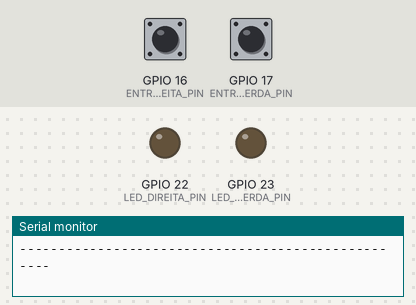
The sketch below on a simulated ESP32. Shown: output pins drawn as LEDs (lit = HIGH), the last lines printed to the serial monitor. Dashed ring = blinking. Inputs (shaded band) come from the test bench; at power-on: GPIO 16 (ENTRADA_DIREITA_PIN) HIGH, GPIO 17 (ENTRADA_ESQUERDA_PIN) HIGH.

Above: at 1.2 s.
1.3 s: GPIO 16 (ENTRADA_DIREITA_PIN) pulled LOW for 1 s
At 1.52 s:
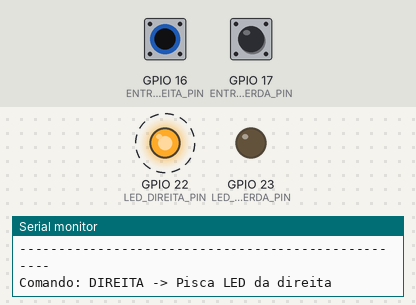
4.3 s: GPIO 17 (ENTRADA_ESQUERDA_PIN) pulled LOW for 3.2 s
At 4.47 s:
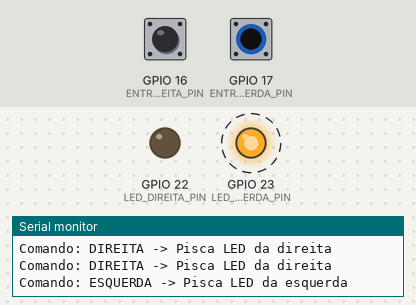
9.0 s: GPIO 16 (ENTRADA_DIREITA_PIN) pulled LOW for 3.2 s
At 13.1 s:
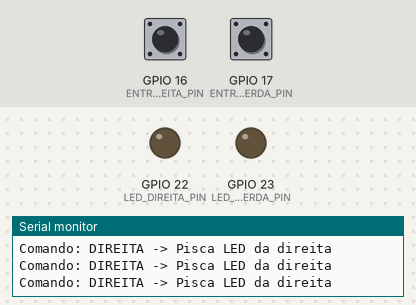
Timing chart, 0 to 14.6 s (numbered marks = the images above; inputs shaded):
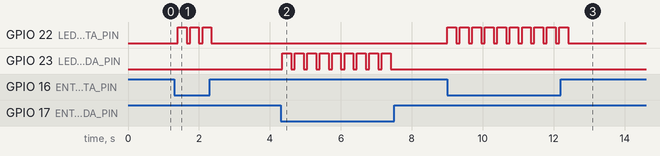

Measured:
- after the input at 1.3 s, GPIO 22 (LED_DIREITA_PIN): alternates HIGH for 0.25 s and LOW for 0.10 s, 6 changes in all, then stays LOW, starting after 0.10 s
- after the input at 4.3 s, GPIO 23 (LED_ESQUERDA_PIN): alternates HIGH for 0.25 s and LOW for 0.10 s, 18 changes in all, then stays LOW, starting after 0.05 s
- after the input at 9.0 s, GPIO 22 (LED_DIREITA_PIN): alternates HIGH for 0.25 s and LOW for 0.10 s, 20 changes in all, then stays LOW, starting at once

The sketch:

test_robot_rotation.ino
```cpp
/**
 * @file test_led_directional_safe.ino
 * @brief Código de teste para LEDs direcionais, com pinos seguros para ESP32.
 *
 * Objetivo: Este código serve para testar o acionamento de dois LEDs
 * que indicam a direção de movimento de um robô (Esquerda e Direita).
 * Ele foi revisado para usar pinos (GPIOs) que são seguros para uso geral no ESP32,
 * evitando problemas durante a inicialização do microcontrolador.
 *
 * Como funciona:
 * - Usamos pinos de entrada com resistores de PULL-UP internos. Isso significa que o pino já está em nível lógico ALTO (HIGH). Para ativá-lo, você deve conectá-lo ao GND (Terra).
 * - Se o pino de entrada para "direita" for conectado ao GND, o LED da direita piscará.
 * - Se o pino de entrada para "esquerda" for conectado ao GND, o LED da esquerda piscará.
 * - Se nenhum dos pinos de entrada for aterrado, ambos os LEDs permanecerão apagados.
 *
 * Montagem do circuito:
 * - Conecte um LED ao pino `LED_DIREITA_PIN`. O lado maior do LED (anodo) vai no pino, e o menor (catodo) vai no GND (terra) através de um resistor de 220 ohms.
 * - Conecte outro LED ao pino `LED_ESQUERDA_PIN` da mesma forma.
 * - Conecte um botão ou um fio ao pino `ENTRADA_DIREITA_PIN`. O outro lado do botão/fio deve ser conectado ao GND (Terra).
 * - Conecte outro botão ou um fio ao pino `ENTRADA_ESQUERDA_PIN` da mesma forma.
 */

// --- Pinos de Configuração (Seguros para ESP32) ---

// Pinos de SAÍDA (OUTPUT) para os LEDs
// GPIOs 22 e 23 são seguros para uso como saídas.
const int LED_DIREITA_PIN = 22;  // LED que indica movimento para a direita
const int LED_ESQUERDA_PIN = 23; // LED que indica movimento para a esquerda

// Pinos de ENTRADA (INPUT) para os comandos
// GPIOs 16 e 17 são seguros para uso como entradas.
const int ENTRADA_DIREITA_PIN = 16; // Pino que recebe o comando "direita"
const int ENTRADA_ESQUERDA_PIN = 17; // Pino que recebe o comando "esquerda"

// --- Variáveis Globais ---
int comandoDireita = 0;
int comandoEsquerda = 0;

/**
 * @brief Função de configuração (setup).
 */
void setup() {
  Serial.begin(9600);
  Serial.println(">>> Teste de LEDs Direcionais (Pinos Seguros) <<<");
  Serial.println("Aterre os pinos de entrada para ver os LEDs piscarem.");
  Serial.println("---------------------------------------------------");

  // Configura os pinos dos LEDs como SAÍDA (OUTPUT)
  pinMode(LED_DIREITA_PIN, OUTPUT);
  pinMode(LED_ESQUERDA_PIN, OUTPUT);

  // Configura os pinos de comando como ENTRADA com PULL-UP.
  // O pino fica em estado ALTO (HIGH) por padrão. O comando é ativado
  // quando o pino é conectado ao GND, fazendo a leitura ser BAIXA (LOW).
  pinMode(ENTRADA_DIREITA_PIN, INPUT_PULLUP);
  pinMode(ENTRADA_ESQUERDA_PIN, INPUT_PULLUP);
}

/**
 * @brief Função de loop principal.
 */
void loop() {
  // Lê o estado dos pinos de entrada.
  // A leitura será LOW se o pino estiver aterrado (botão pressionado).
  comandoDireita = digitalRead(ENTRADA_DIREITA_PIN);
  comandoEsquerda = digitalRead(ENTRADA_ESQUERDA_PIN);

  // --- Lógica de Controle dos LEDs ---

  // Verifica se o comando para ir para a DIREITA foi recebido (pino em LOW)
  if (comandoDireita == LOW) {
    Serial.println("Comando: DIREITA -> Pisca LED da direita");

    digitalWrite(LED_DIREITA_PIN, HIGH);
    delay(250);
    digitalWrite(LED_DIREITA_PIN, LOW);

    // Garante que o LED da esquerda esteja apagado
    digitalWrite(LED_ESQUERDA_PIN, LOW);
  }
  // Verifica se o comando para ir para a ESQUERDA foi recebido (pino em LOW)
  else if (comandoEsquerda == LOW) {
    Serial.println("Comando: ESQUERDA -> Pisca LED da esquerda");

    digitalWrite(LED_ESQUERDA_PIN, HIGH);
    delay(250);
    digitalWrite(LED_ESQUERDA_PIN, LOW);

    // Garante que o LED da direita esteja apagado
    digitalWrite(LED_DIREITA_PIN, LOW);
  }
  // Se nenhum comando for recebido
  else {
    // Garante que ambos os LEDs estejam apagados
    digitalWrite(LED_DIREITA_PIN, LOW);
    digitalWrite(LED_ESQUERDA_PIN, LOW);
  }
   delay(100); // Pequeno delay para estabilidade
}
```
